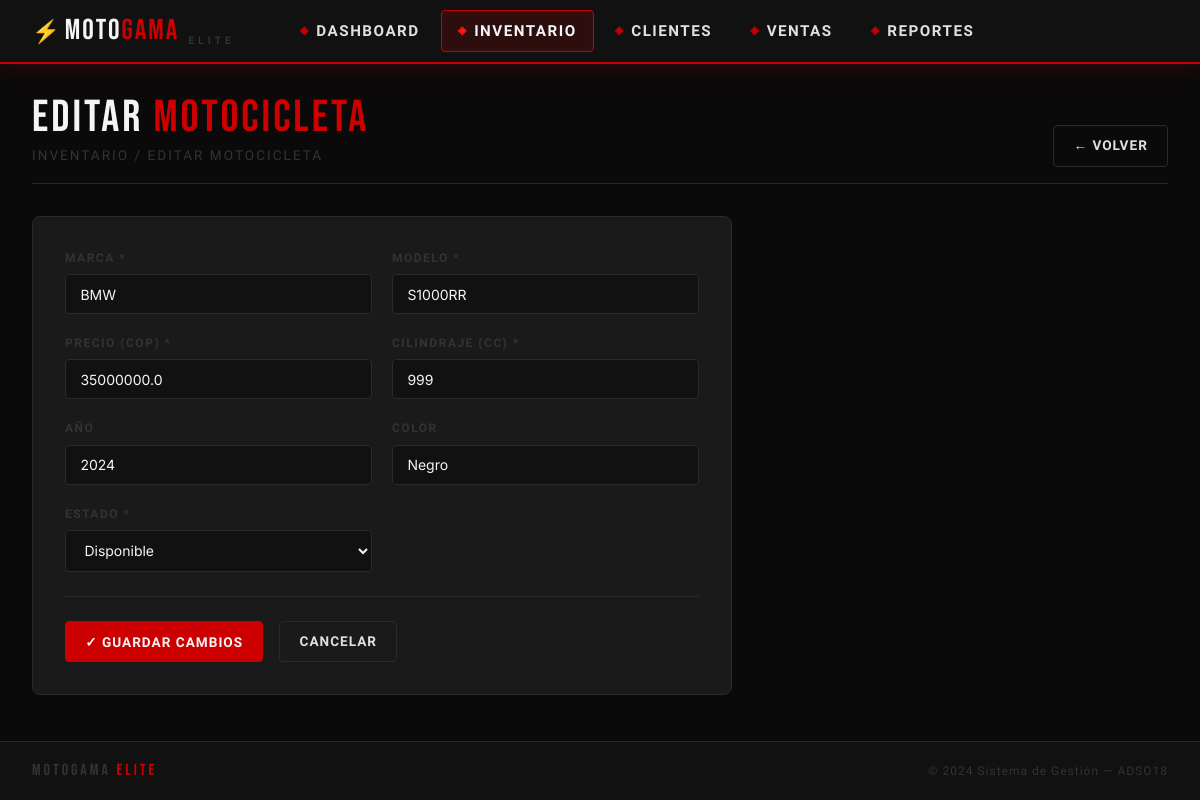
The app's page /vehiculos/editar/2 with its own data.
### tables this page shows
CREATE TABLE vehiculos (
    id INTEGER PRIMARY KEY AUTOINCREMENT,
    marca TEXT NOT NULL,
    modelo TEXT NOT NULL,
    precio REAL NOT NULL,
    cilindraje INTEGER NOT NULL,
    estado TEXT NOT NULL DEFAULT 'disponible' CHECK(estado IN ('disponible', 'vendido')),
    color TEXT,
    anio INTEGER,
    imagen_url TEXT,
    created_at TIMESTAMP DEFAULT CURRENT_TIMESTAMP
);

### app.py (the view, shortened to what this page needs)
@app.route('/vehiculos/editar/<int:id>', methods=['GET', 'POST'])
def editar_vehiculo(id):
    conn = get_db()
    vehiculo = conn.execute("SELECT * FROM vehiculos WHERE id=?", (id,)).fetchone()
    if not vehiculo:
        flash('Vehículo no encontrado.', 'error')
        return redirect(url_for('vehiculos'))
    conn.close()
    return render_template('vehiculo_form.html', vehiculo=vehiculo, titulo='Editar Motocicleta')

### app.py (called while the page is built)
def get_db():
    conn = sqlite3.connect(DB_PATH)
    conn.row_factory = sqlite3.Row
    conn.execute("PRAGMA foreign_keys = ON")
    return conn

### templates/vehiculo_form.html (shortened to what this page needs)
{% extends 'base.html' %}
{% block content %}
<div class="page-header">
    <div>
        <div class="page-title">{{ titulo.upper().replace(' ', '<span> ') | safe }}</div>
        <div class="page-subtitle">Inventario / {{ titulo }}</div>
    </div>
    <a href="{{ url_for('vehiculos') }}" class="btn btn-secondary">← Volver</a>
</div>
<div class="form-card">
    <form method="POST">
        <div class="form-grid">
            <div class="form-group">
                <label for="marca">Marca *</label>
                <input type="text" id="marca" name="marca" required
                       value="{{ vehiculo.marca if vehiculo else '' }}"
                       placeholder="Ej: Ducati, BMW, Kawasaki">
            </div>
            <div class="form-group">
                <label for="modelo">Modelo *</label>
                <input type="text" id="modelo" name="modelo" required
                       value="{{ vehiculo.modelo if vehiculo else '' }}"
                       placeholder="Ej: Panigale V4">
            </div>
            <div class="form-group">
                <label for="precio">Precio (COP) *</label>
                <input type="number" id="precio" name="precio" required min="0" step="1000"
                       value="{{ vehiculo.precio if vehiculo else '' }}"
                       placeholder="Ej: 28500000">
            </div>
            <div class="form-group">
                <label for="cilindraje">Cilindraje (cc) *</label>
                <input type="number" id="cilindraje" name="cilindraje" required min="50"
                       value="{{ vehiculo.cilindraje if vehiculo else '' }}"
                       placeholder="Ej: 1103">
            </div>
            <div class="form-group">
                <label for="anio">Año</label>
                <input type="number" id="anio" name="anio" min="1990" max="2030"
                       value="{{ vehiculo.anio if vehiculo else 2024 }}"
                       placeholder="Ej: 2024">
            </div>
            <div class="form-group">
                <label for="color">Color</label>
                <input type="text" id="color" name="color"
                       value="{{ vehiculo.color if vehiculo else '' }}"
                       placeholder="Ej: Rojo, Negro">
            </div>
            <div class="form-group">
                <label for="estado">Estado *</label>
                <select id="estado" name="estado" required>
                    <option value="disponible" {{ 'selected' if not vehiculo or vehiculo.estado == 'disponible' }}>Disponible</option>
                </select>
            </div>
        </div>
        <div class="form-actions">
            <button type="submit" class="btn btn-primary">
                {{ '✓ Guardar Cambios' if vehiculo else '+ Registrar Motocicleta' }}
            </button>
            <a href="{{ url_for('vehiculos') }}" class="btn btn-secondary">Cancelar</a>
        </div>
    </form>
</div>
{% endblock %}

### static/css/style.css (style rules this page uses)
:root { --rojo: #CC0000; --rojo-vivo: #FF1A1A; --rojo-oscuro: #8B0000; --negro: #0A0A0A; --negro-medio: #111111; --negro-suave: #1A1A1A; --gris-oscuro: #222222; --gris-medio: #333333; --gris-borde: #2A2A2A; --blanco: #F5F5F5; --blanco-suave: #E0E0E0; --blanco-opaco: rgba(245,245,245,0.07); --sombra-roja: 0 0 20px rgba(204,0,0,0.3); --sombra-fuerte: 0 8px 32px rgba(0,0,0,0.6); --font-display: 'Bebas Neue', sans-serif; --font-ui: 'Rajdhani', sans-serif; --font-body: 'Inter', sans-serif; --radius: 4px; --radius-lg: 8px; --transition: 0.2s cubic-bezier(0.4,0,0.2,1); }
*, *::before, *::after { box-sizing: border-box; margin: 0; padding: 0; }
html { scroll-behavior: smooth; }
body { background: var(--negro); color: var(--blanco); font-family: var(--font-body); font-size: 14px; line-height: 1.6; min-height: 100vh; display: flex; flex-direction: column; }
body::before { content: ''; position: fixed; inset: 0; background-image: repeating-linear-gradient( 0deg, transparent, transparent 2px, rgba(204,0,0,0.015) 2px, rgba(204,0,0,0.015) 4px ); pointer-events: none; z-index: 0; }
.page-header { margin-bottom: 2rem; padding-bottom: 1rem; border-bottom: 1px solid var(--gris-borde); display: flex; align-items: flex-end; justify-content: space-between; flex-wrap: wrap; gap: 1rem; }
.page-title { font-family: var(--font-display); font-size: 2.8rem; letter-spacing: 3px; color: var(--blanco); line-height: 1; }
.page-title span { color: var(--rojo); }
.page-subtitle { font-family: var(--font-ui); color: var(--gris-medio); font-size: 0.85rem; letter-spacing: 2px; text-transform: uppercase; margin-top: 0.25rem; }
.btn { display: inline-flex; align-items: center; gap: 0.4rem; padding: 0.55rem 1.2rem; border: none; border-radius: var(--radius); cursor: pointer; font-family: var(--font-ui); font-size: 0.85rem; font-weight: 700; letter-spacing: 1px; text-transform: uppercase; text-decoration: none; transition: all var(--transition); white-space: nowrap; }
.btn-primary { background: var(--rojo); color: var(--blanco); border: 1px solid var(--rojo); }
.btn-secondary { background: transparent; color: var(--blanco-suave); border: 1px solid var(--gris-borde); }
.form-card { background: var(--negro-suave); border: 1px solid var(--gris-borde); border-radius: var(--radius-lg); padding: 2rem; max-width: 700px; }
.form-grid { display: grid; grid-template-columns: repeat(auto-fit, minmax(220px, 1fr)); gap: 1.25rem; }
.form-group { display: flex; flex-direction: column; gap: 0.4rem; }
label { font-family: var(--font-ui); font-size: 0.75rem; font-weight: 700; letter-spacing: 1.5px; text-transform: uppercase; color: var(--gris-medio); }
input, select, textarea { background: var(--negro-medio); border: 1px solid var(--gris-borde); border-radius: var(--radius); color: var(--blanco); font-family: var(--font-body); font-size: 0.875rem; padding: 0.65rem 0.9rem; transition: border-color var(--transition), box-shadow var(--transition); outline: none; width: 100%; }
input::placeholder { color: var(--gris-medio); }
select option { background: var(--negro-medio); color: var(--blanco); }
.form-actions { display: flex; gap: 1rem; margin-top: 1.5rem; padding-top: 1.5rem; border-top: 1px solid var(--gris-borde); flex-wrap: wrap; }

### records on screen
vehiculos: marca "BMW", modelo "S1000RR", precio "35000000.0", cilindraje "999", anio "2024", color "Negro"

### other values on screen
{{ titulo.upper().replace(' ', '<span> ') | safe }} "EDITAR MOTOCICLETA"
{{ titulo }} "EDITAR MOTOCICLETA"
{{ '✓ Guardar Cambios' if vehiculo else '+ Registrar Motocicleta' }} "✓ GUARDAR CAMBIOS"
